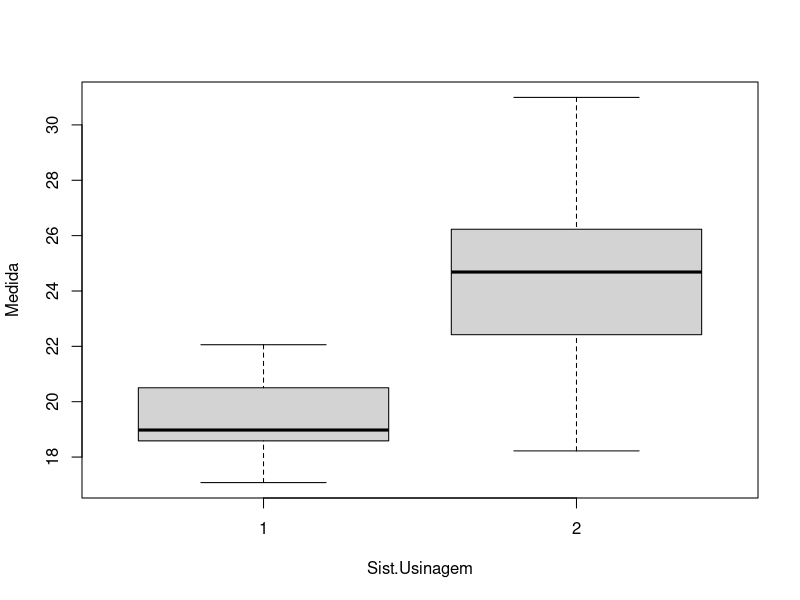
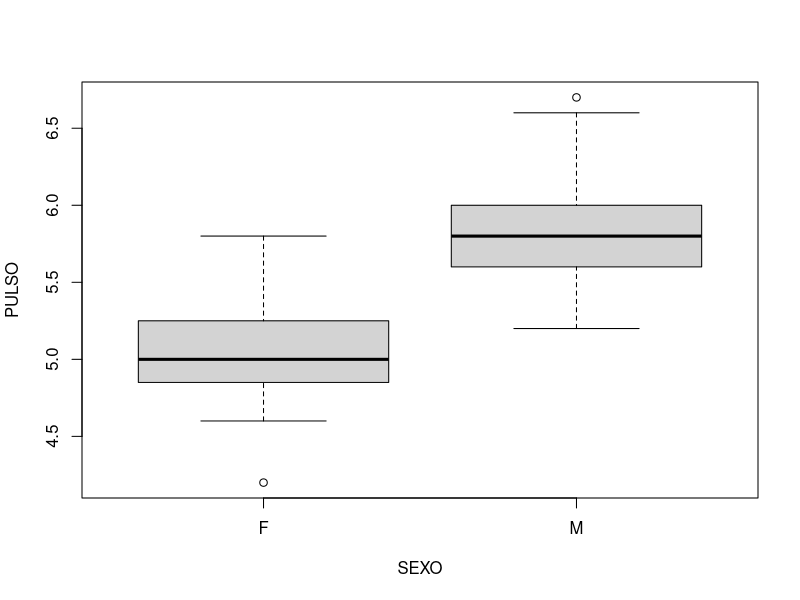

Reproduce these figures in R, in order.
dados <- read.table("HarryPotter.txt", header = T, dec = ',')

?attach
#Ler as colunas individualmente
attach(dados)

?t.test
mean(dados$Legibilidade)

t.test(Legibilidade, mu = 4, alternative = "greater")
#Ha evidencias de que a media e maior dq 4, a 5% de significancia

t.test(Legibilidade)

?confint
?lm
confint(lm(Legibilidade~1))

#Verificacao de normalidade
shapiro.test(Legibilidade)
#p-value > 0.05

dados <- read.table("Usinagem.eixos.txt", header = T, dec = ",")
attach(dados)
show(dados)
var.test(Medida~Sist.Usinagem)
#Comparar variancia

#Verificar normalidade
shapiro.test(Medida[Sist.Usinagem=="1"])
shapiro.test(Medida[Sist.Usinagem=="2"])
#p-value's superiores a 0,05

#Grafico
boxplot(Medida~Sist.Usinagem)


t.test(Medida~Sist.Usinagem)
t.test(Medida~Sist.Usinagem, alternative = "g") #1_a maior que 2_a
t.test(Medida~Sist.Usinagem, alternative = "l") #1_a menor que 2_a

dados <- read.table("SAUDE.txt", h=T, dec=",")

attach(dados)

var.test(PULSO~SEXO)

shapiro.test(PULSO[SEXO=="F"])
shapiro.test(PULSO[SEXO=="M"])

t.test(PULSO~SEXO, var.equal = TRUE)

tapply(PULSO, SEXO, mean)
tapply(PULSO, SEXO, var)

boxplot(PULSO~SEXO)

dados <- read.table("TEMPERATURAS-JANEIRO.txt", h=T, dec="T")
attach(dados)
names(dados)

d = Max.Real-Max.Prev.1dia
t.test(Max.Real,Max.Prev.1dia, paired = T)    #Correlacao eh mais adequada

library(nortest)
xb <- mean(d)
sx <- sd(d)
